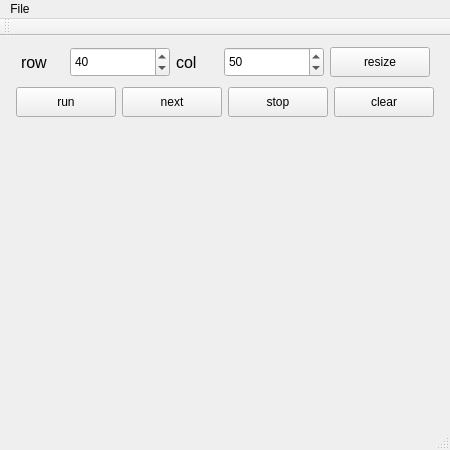
<?xml version="1.0" encoding="UTF-8"?>
<ui version="4.0">
 <class>GameOfLifeViewClass</class>
 <widget class="QMainWindow" name="GameOfLifeViewClass">
  <property name="geometry">
   <rect>
    <x>0</x>
    <y>0</y>
    <width>450</width>
    <height>450</height>
   </rect>
  </property>
  <property name="minimumSize">
   <size>
    <width>450</width>
    <height>450</height>
   </size>
  </property>
  <property name="maximumSize">
   <size>
    <width>2000</width>
    <height>1500</height>
   </size>
  </property>
  <property name="windowTitle">
   <string>Game of Life</string>
  </property>
  <property name="autoFillBackground">
   <bool>false</bool>
  </property>
  <widget class="QWidget" name="centralWidget">
   <widget class="QWidget" name="horizontalLayoutWidget">
    <property name="geometry">
     <rect>
      <x>10</x>
      <y>0</y>
      <width>431</width>
      <height>41</height>
     </rect>
    </property>
    <layout class="QHBoxLayout" name="horizontalLayout" stretch="0,0,0,0,0">
     <item>
      <widget class="QLabel" name="label">
       <property name="minimumSize">
        <size>
         <width>25</width>
         <height>30</height>
        </size>
       </property>
       <property name="font">
        <font>
         <pointsize>12</pointsize>
         <weight>50</weight>
         <bold>false</bold>
        </font>
       </property>
       <property name="text">
        <string>row</string>
       </property>
      </widget>
     </item>
     <item>
      <widget class="QSpinBox" name="universeSizeX">
       <property name="minimumSize">
        <size>
         <width>100</width>
         <height>30</height>
        </size>
       </property>
       <property name="value">
        <number>40</number>
       </property>
      </widget>
     </item>
     <item>
      <widget class="QLabel" name="label_2">
       <property name="minimumSize">
        <size>
         <width>25</width>
         <height>30</height>
        </size>
       </property>
       <property name="font">
        <font>
         <pointsize>12</pointsize>
         <weight>50</weight>
         <bold>false</bold>
        </font>
       </property>
       <property name="text">
        <string>col</string>
       </property>
      </widget>
     </item>
     <item>
      <widget class="QSpinBox" name="universeSizeY">
       <property name="minimumSize">
        <size>
         <width>100</width>
         <height>30</height>
        </size>
       </property>
       <property name="value">
        <number>50</number>
       </property>
      </widget>
     </item>
     <item>
      <widget class="QPushButton" name="resizeButton">
       <property name="minimumSize">
        <size>
         <width>100</width>
         <height>30</height>
        </size>
       </property>
       <property name="maximumSize">
        <size>
         <width>100</width>
         <height>30</height>
        </size>
       </property>
       <property name="text">
        <string>resize</string>
       </property>
      </widget>
     </item>
    </layout>
   </widget>
   <widget class="QWidget" name="horizontalLayoutWidget_2">
    <property name="geometry">
     <rect>
      <x>5</x>
      <y>40</y>
      <width>441</width>
      <height>41</height>
     </rect>
    </property>
    <layout class="QHBoxLayout" name="horizontalLayout_2">
     <item>
      <widget class="QPushButton" name="runButton">
       <property name="minimumSize">
        <size>
         <width>100</width>
         <height>30</height>
        </size>
       </property>
       <property name="maximumSize">
        <size>
         <width>100</width>
         <height>30</height>
        </size>
       </property>
       <property name="text">
        <string>run</string>
       </property>
      </widget>
     </item>
     <item>
      <widget class="QPushButton" name="nextButton">
       <property name="minimumSize">
        <size>
         <width>100</width>
         <height>30</height>
        </size>
       </property>
       <property name="maximumSize">
        <size>
         <width>100</width>
         <height>30</height>
        </size>
       </property>
       <property name="text">
        <string>next</string>
       </property>
      </widget>
     </item>
     <item>
      <widget class="QPushButton" name="stopButton">
       <property name="minimumSize">
        <size>
         <width>100</width>
         <height>30</height>
        </size>
       </property>
       <property name="maximumSize">
        <size>
         <width>100</width>
         <height>30</height>
        </size>
       </property>
       <property name="text">
        <string>stop</string>
       </property>
      </widget>
     </item>
     <item>
      <widget class="QPushButton" name="clearButton">
       <property name="minimumSize">
        <size>
         <width>100</width>
         <height>30</height>
        </size>
       </property>
       <property name="maximumSize">
        <size>
         <width>100</width>
         <height>30</height>
        </size>
       </property>
       <property name="text">
        <string>clear</string>
       </property>
      </widget>
     </item>
    </layout>
   </widget>
   <widget class="QWidget" name="verticalLayoutWidget">
    <property name="geometry">
     <rect>
      <x>10</x>
      <y>90</y>
      <width>431</width>
      <height>301</height>
     </rect>
    </property>
    <layout class="QVBoxLayout" name="gameLayout"/>
   </widget>
   <zorder>horizontalLayoutWidget</zorder>
   <zorder>universeSizeX</zorder>
   <zorder>horizontalLayoutWidget_2</zorder>
   <zorder>verticalLayoutWidget</zorder>
  </widget>
  <widget class="QMenuBar" name="menuBar">
   <property name="geometry">
    <rect>
     <x>0</x>
     <y>0</y>
     <width>450</width>
     <height>21</height>
    </rect>
   </property>
   <widget class="QMenu" name="menuFile">
    <property name="title">
     <string>File</string>
    </property>
    <addaction name="actionNew"/>
    <addaction name="actionOpen"/>
    <addaction name="actionSave"/>
    <addaction name="actionSave_As"/>
    <addaction name="actionQuit"/>
   </widget>
   <addaction name="menuFile"/>
  </widget>
  <widget class="QToolBar" name="mainToolBar">
   <property name="enabled">
    <bool>true</bool>
   </property>
   <attribute name="toolBarArea">
    <enum>TopToolBarArea</enum>
   </attribute>
   <attribute name="toolBarBreak">
    <bool>false</bool>
   </attribute>
  </widget>
  <widget class="QStatusBar" name="statusBar"/>
  <action name="actionNew">
   <property name="text">
    <string>New</string>
   </property>
  </action>
  <action name="actionOpen">
   <property name="text">
    <string>Open</string>
   </property>
  </action>
  <action name="actionSave">
   <property name="text">
    <string>Save</string>
   </property>
  </action>
  <action name="actionSave_As">
   <property name="text">
    <string>Save As</string>
   </property>
  </action>
  <action name="actionQuit">
   <property name="text">
    <string>Quit</string>
   </property>
  </action>
 </widget>
 <layoutdefault spacing="6" margin="11"/>
 <resources>
  <include location="gameoflifeview.qrc"/>
 </resources>
 <connections/>
</ui>
